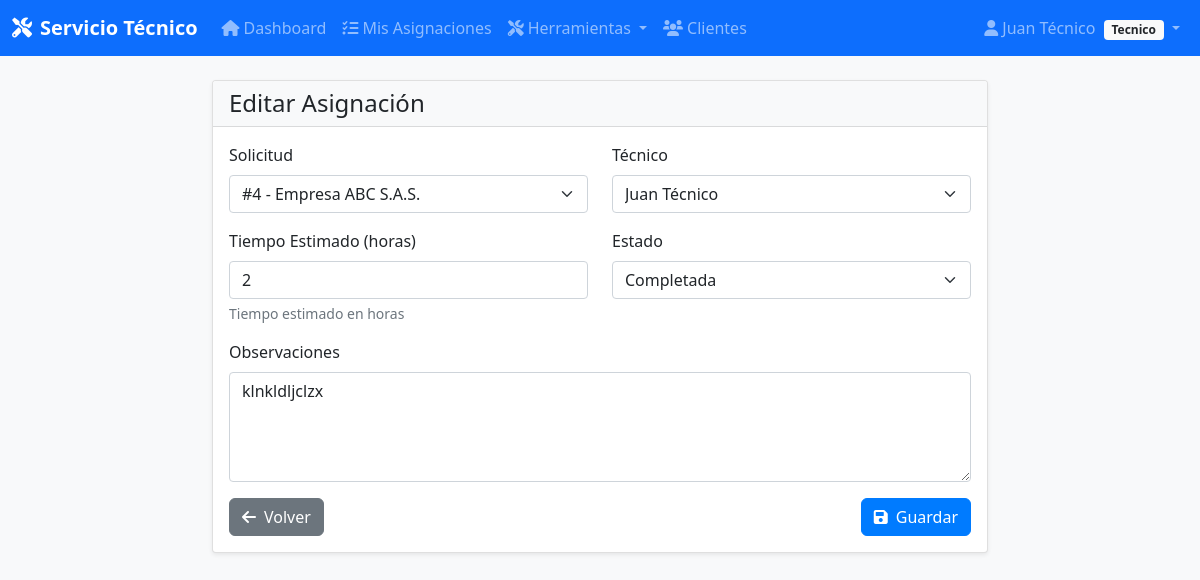
Page /asignaciones/4/editar (signed in) on the committed database.
### app/models/models.py (models this page shows, shortened)
class Usuario(UserMixin, db.Model):
    __tablename__ = 'usuarios'
    id = db.Column(db.Integer, primary_key=True)
    nombre = db.Column(db.String(100), nullable=False)
    email = db.Column(db.String(120), unique=True, nullable=False, index=True)
    password_hash = db.Column(db.String(255), nullable=False)
    telefono = db.Column(db.String(20))
    rol = db.Column(db.String(20), nullable=False, default='usuario')
    fecha_creacion = db.Column(db.DateTime, default=datetime.utcnow)
    def is_admin(self):
        return self.rol == 'administrador'
    def is_tecnico(self):
        return self.rol == 'tecnico'

class Asignacion(db.Model):
    __tablename__ = 'asignaciones'
    id = db.Column(db.Integer, primary_key=True)
    solicitud_id = db.Column(db.Integer, db.ForeignKey('solicitudes.id'), nullable=False)
    tecnico_id = db.Column(db.Integer, db.ForeignKey('tecnicos.id'), nullable=False)
    fecha_asignacion = db.Column(db.DateTime, default=datetime.utcnow)
    fecha_inicio = db.Column(db.DateTime)
    fecha_finalizacion = db.Column(db.DateTime)
    estado = db.Column(db.String(20), default='asignada')
    observaciones = db.Column(db.Text)
    tiempo_estimado = db.Column(db.Integer)
    tiempo_real = db.Column(db.Integer)
    reportes = db.relationship('Reporte', backref='asignacion', lazy=True, cascade='all, delete-orphan', passive_deletes=True)
    pedidos_piezas = db.relationship('PedidoPieza', backref='asignacion', lazy=True, cascade='all, delete-orphan', passive_deletes=True)

### app/controllers/asignaciones.py (the view, shortened to what this page needs)
@asignaciones_bp.route('/<int:id>/editar', methods=['GET', 'POST'])
@admin_or_tecnico_required
def edit(id):
    asignacion = Asignacion.query.get_or_404(id)
    if current_user.is_tecnico() and not current_user.is_admin():
        from app.controllers.tecnico import get_tecnico_for_user
        tecnico = get_tecnico_for_user(current_user)
        if not tecnico or asignacion.tecnico_id != tecnico.id:
            flash('Solo puede editar sus propias asignaciones', 'error')
            return redirect(url_for('asignaciones.list'))
    form = AsignacionForm(obj=asignacion)
    form.solicitud_id.choices = [(s.id, f"#{s.id} - {s.cliente.nombre}")
                                 for s in Solicitud.query.all()]
    form.tecnico_id.choices = [(t.id, t.nombre) for t in Tecnico.query.all()]
    return render_template('asignaciones/form.html', form=form, title='Editar Asignación')

### app/forms.py
class AsignacionForm(FlaskForm):
    solicitud_id = SelectField('Solicitud', coerce=int, validators=[DataRequired()])
    tecnico_id = SelectField('Técnico', coerce=int, validators=[DataRequired()])
    observaciones = TextAreaField('Observaciones')
    tiempo_estimado = IntegerField('Tiempo Estimado (horas)', validators=[Optional(), NumberRange(min=1)])
    estado = SelectField('Estado',
                         choices=[('asignada', 'Asignada'), ('en_proceso', 'En Proceso'), ('completada', 'Completada')])

### app/controllers/tecnico.py (called while the page is built)
def get_tecnico_for_user(user):
    tecnico = Tecnico.query.filter_by(usuario_id=user.id).first()
    if not tecnico and user.email:
        tecnico = Tecnico.query.filter_by(email=user.email).first()
        if tecnico:
            tecnico.usuario_id = user.id
            db.session.commit()
    return tecnico

### app/templates/asignaciones/form.html (shortened to what this page needs)
{% extends "base.html" %}
{% block content %}
<div class="row justify-content-center">
    <div class="col-md-8">
        <div class="card">
            <div class="card-header">
                <h4 class="mb-0">{{ title }}</h4>
            </div>
            <div class="card-body">
                <form method="POST">
                    <div class="row">
                        <div class="col-md-6">
                            <div class="mb-3">
                                {{ form.solicitud_id.label(class="form-label") }}
                                {{ form.solicitud_id(class="form-select" + (" is-invalid" if form.solicitud_id.errors else "")) }}
                            </div>
                        </div>
                        <div class="col-md-6">
                            <div class="mb-3">
                                {{ form.tecnico_id.label(class="form-label") }}
                                {{ form.tecnico_id(class="form-select" + (" is-invalid" if form.tecnico_id.errors else "")) }}
                            </div>
                        </div>
                    </div>
                    <div class="row">
                        <div class="col-md-6">
                            <div class="mb-3">
                                {{ form.tiempo_estimado.label(class="form-label") }}
                                {{ form.tiempo_estimado(class="form-control") }}
                                <div class="form-text">Tiempo estimado en horas</div>
                            </div>
                        </div>
                        <div class="col-md-6">
                            <div class="mb-3">
                                {{ form.estado.label(class="form-label") }}
                                {{ form.estado(class="form-select") }}
                            </div>
                        </div>
                    </div>
                    <div class="mb-3">
                        {{ form.observaciones.label(class="form-label") }}
                        {{ form.observaciones(class="form-control", rows="4") }}
                    </div>
                    <div class="d-flex justify-content-between">
                        <a href="{{ url_for('asignaciones.list') }}" class="btn btn-secondary">
                            <i class="fas fa-arrow-left me-2"></i>Volver
                        </a>
                        <button type="submit" class="btn btn-primary">
                            <i class="fas fa-save me-2"></i>Guardar
                        </button>
                    </div>
                </form>
            </div>
        </div>
    </div>
</div>
{% endblock %}

### app/templates/base.html (shortened to what this page needs)
<!DOCTYPE html>
<html lang="es">
<head>
    <link href="https://cdn.jsdelivr.net/npm/bootstrap@5.1.3/dist/css/bootstrap.min.css" rel="stylesheet">
    <link href="https://cdnjs.cloudflare.com/ajax/libs/font-awesome/6.0.0/css/all.min.css" rel="stylesheet">
    <link href="{{ url_for('static', filename='css/style.css') }}" rel="stylesheet">
</head>
<body>
    {% if current_user.is_authenticated %}
    <nav class="navbar navbar-expand-lg navbar-dark bg-primary">
        <div class="container-fluid">
            <a class="navbar-brand" href="{{ url_for('main.index') }}">
                <i class="fas fa-tools me-2"></i>Servicio Técnico
            </a>
            <div class="collapse navbar-collapse" id="navbarNav">
                <ul class="navbar-nav me-auto">
                    <li class="nav-item">
                        <a class="nav-link" href="{{ url_for('main.index') }}">
                            <i class="fas fa-home me-1"></i>Dashboard
                        </a>
                    </li>
                    {% if current_user.is_admin() %}
                    <li class="nav-item dropdown">
                        <a class="nav-link dropdown-toggle" href="#" role="button" data-bs-toggle="dropdown">
                            <i class="fas fa-users me-1"></i>Gestión
                        </a>
                        <ul class="dropdown-menu">
                            <li><h6 class="dropdown-header">Clientes</h6></li>
                            <li><a class="dropdown-item" href="{{ url_for('clientes.list') }}">
                                <i class="fas fa-list me-2"></i>Ver Clientes
                            </a></li>
                            <li><a class="dropdown-item" href="{{ url_for('clientes.create') }}">
                                <i class="fas fa-plus me-2"></i>Nuevo Cliente
                            </a></li>
                            <li><hr class="dropdown-divider"></li>
                            <li><h6 class="dropdown-header">Servicios</h6></li>
                            <li><a class="dropdown-item" href="{{ url_for('servicios.list') }}">
                                <i class="fas fa-cogs me-2"></i>Ver Servicios
                            </a></li>
                            <li><a class="dropdown-item" href="{{ url_for('servicios.create') }}">
                                <i class="fas fa-plus me-2"></i>Nuevo Servicio
                            </a></li>
                        </ul>
                    </li>
                    <li class="nav-item dropdown">
                        <a class="nav-link dropdown-toggle" href="#" role="button" data-bs-toggle="dropdown">
                            <i class="fas fa-clipboard-list me-1"></i>Operaciones
                        </a>
                        <ul class="dropdown-menu">
                            <li><h6 class="dropdown-header">Solicitudes</h6></li>
                            <li><a class="dropdown-item" href="{{ url_for('solicitudes.list') }}">
                                <i class="fas fa-list me-2"></i>Ver Solicitudes
                            </a></li>
                            <li><a class="dropdown-item" href="{{ url_for('solicitudes.create') }}">
                                <i class="fas fa-plus me-2"></i>Nueva Solicitud
                            </a></li>
                            <li><hr class="dropdown-divider"></li>
                            <li><h6 class="dropdown-header">Asignaciones</h6></li>
                            <li><a class="dropdown-item" href="{{ url_for('asignaciones.list') }}">
                                <i class="fas fa-tasks me-2"></i>Ver Asignaciones
                            </a></li>
                            <li><a class="dropdown-item" href="{{ url_for('asignaciones.create') }}">
                                <i class="fas fa-plus me-2"></i>Nueva Asignación
                            </a></li>
                        </ul>
                    </li>
                    <li class="nav-item dropdown">
                        <a class="nav-link dropdown-toggle" href="#" role="button" data-bs-toggle="dropdown">
                            <i class="fas fa-boxes me-1"></i>Recursos
                        </a>
                        <ul class="dropdown-menu">
                            <li><h6 class="dropdown-header">Inventario</h6></li>
                            <li><a class="dropdown-item" href="{{ url_for('partes.list') }}">
                                <i class="fas fa-boxes me-2"></i>Ver Partes
                            </a></li>
                            <li><a class="dropdown-item" href="{{ url_for('partes.create') }}">
                                <i class="fas fa-plus me-2"></i>Nueva Parte
                            </a></li>
                            <li><a class="dropdown-item" href="{{ url_for('admin.gestionar_pedidos') }}">
                                <i class="fas fa-tools me-2"></i>Pedidos de Piezas
                            </a></li>
                            <li><hr class="dropdown-divider"></li>
                            <li><h6 class="dropdown-header">Facturación</h6></li>
                            <li><a class="dropdown-item" href="{{ url_for('facturas.list') }}">
                                <i class="fas fa-file-invoice me-2"></i>Ver Facturas
                            </a></li>
                            <li><a class="dropdown-item" href="{{ url_for('facturas.create') }}">
                                <i class="fas fa-plus me-2"></i>Nueva Factura
                            </a></li>
                        </ul>
                    </li>
                    <li class="nav-item dropdown">
                        <a class="nav-link dropdown-toggle" href="#" role="button" data-bs-toggle="dropdown">
                            <i class="fas fa-user-shield me-1"></i>Admin
                        </a>
                        <ul class="dropdown-menu">
                            <li><h6 class="dropdown-header">Personal</h6></li>
                            <li><a class="dropdown-item" href="{{ url_for('tecnicos.list') }}">
                                <i class="fas fa-user-cog me-2"></i>Técnicos
                            </a></li>
                            <li><a class="dropdown-item" href="{{ url_for('usuarios.list') }}">
                                <i class="fas fa-users me-2"></i>Usuarios
                            </a></li>
                            <li><hr class="dropdown-divider"></li>
                            <li><h6 class="dropdown-header">Reportes</h6></li>
                            <li><a class="dropdown-item" href="{{ url_for('reportes.list') }}">
                                <i class="fas fa-chart-bar me-2"></i>Ver Reportes
                            </a></li>
                        </ul>
                    </li>
                    {% elif current_user.is_tecnico() %}
                    <li class="nav-item">
                        <a class="nav-link" href="{{ url_for('tecnico.mis_asignaciones') }}">
                            <i class="fas fa-tasks me-1"></i>Mis Asignaciones
                        </a>
                    </li>
                    <li class="nav-item dropdown">
                        <a class="nav-link dropdown-toggle" href="#" role="button" data-bs-toggle="dropdown">
                            <i class="fas fa-tools me-1"></i>Herramientas
                        </a>
                    </li>
                    <li class="nav-item">
                        <a class="nav-link" href="{{ url_for('clientes.list') }}">
                            <i class="fas fa-users me-1"></i>Clientes
                        </a>
                    </li>
                    {% endif %}
                </ul>
                <ul class="navbar-nav">
                    <li class="nav-item dropdown">
                        <a class="nav-link dropdown-toggle" href="#" role="button" data-bs-toggle="dropdown">
                            <i class="fas fa-user me-1"></i>{{ current_user.nombre }}
                            <span class="badge bg-light text-dark ms-1">{{ current_user.rol.title() }}</span>
                        </a>
                    </li>
                </ul>
            </div>
        </div>
    </nav>
    {% endif %}
    <main class="container-fluid mt-4">
        {% block content %}{% endblock %}
    </main>
</body>
</html>

### app/static/css/style.css (style rules this page uses)
body { background-color: #f8f9fa; font-family: "Segoe UI", Tahoma, Geneva, Verdana, sans-serif; }
.navbar-brand { font-weight: bold; }
.card { box-shadow: 0 0.125rem 0.25rem rgba(0, 0, 0, 0.075); border: 1px solid rgba(0, 0, 0, 0.125); }
.card-header { background-color: #f8f9fa; border-bottom: 1px solid rgba(0, 0, 0, 0.125); }
.btn { border-radius: 0.375rem; }
.badge { font-size: 0.75em; }
.btn-primary { background-color: #007bff; border-color: #007bff; }
.card, .btn, .form-control { transition: all 0.2s ease-in-out; }

### rows in the picture
Usuario: nombre "Juan Técnico", rol "Tecnico"
Asignacion: solicitud_id "#4 - Empresa ABC S.A.S.", tecnico_id "Juan Técnico", tiempo_estimado "2", estado "Completada", observaciones "klnkldljclzx"

### other values in the picture
{{ title }} "Editar Asignación"
